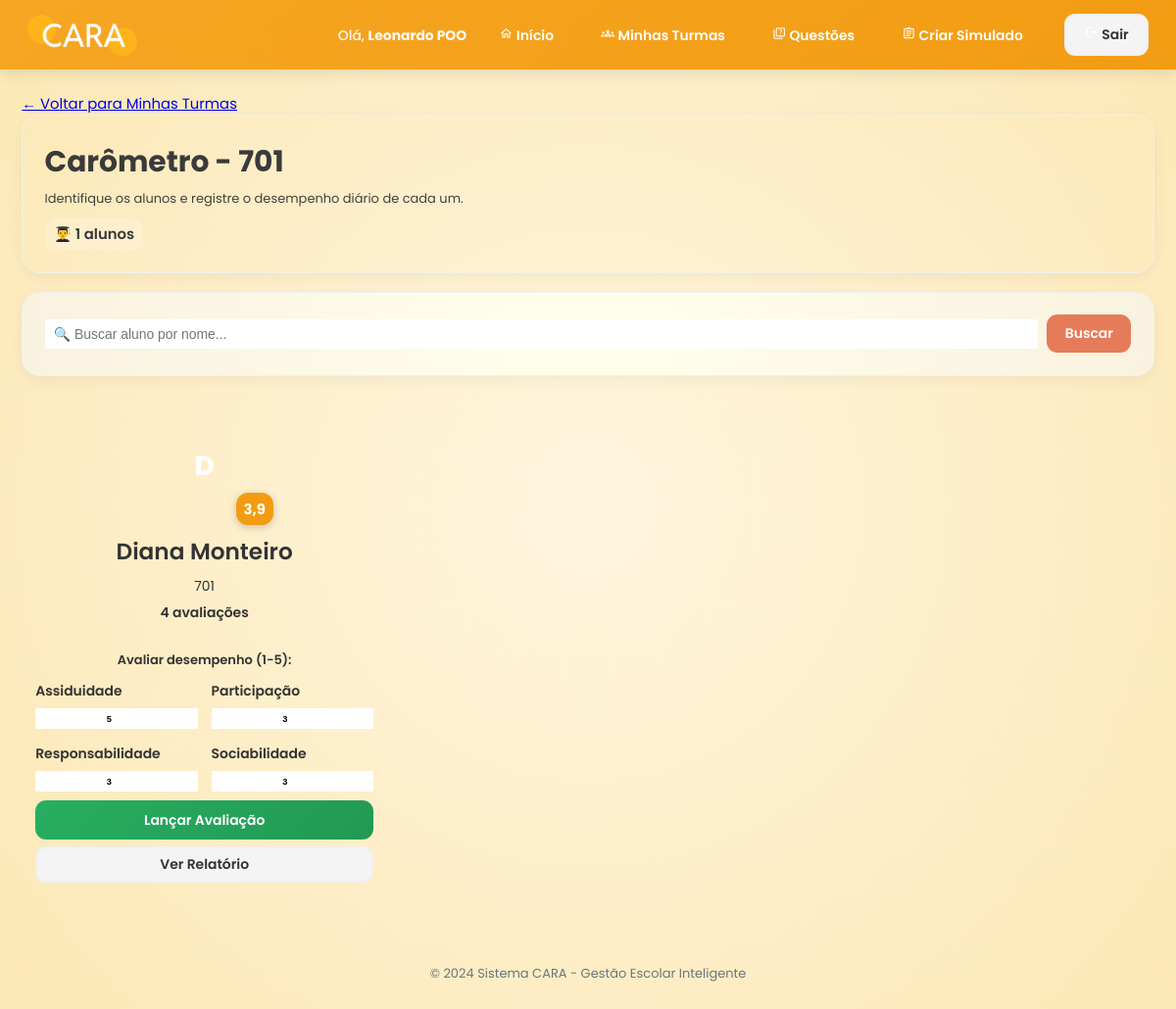
The page /turma/3/ (signed in) on the database as committed earlier.
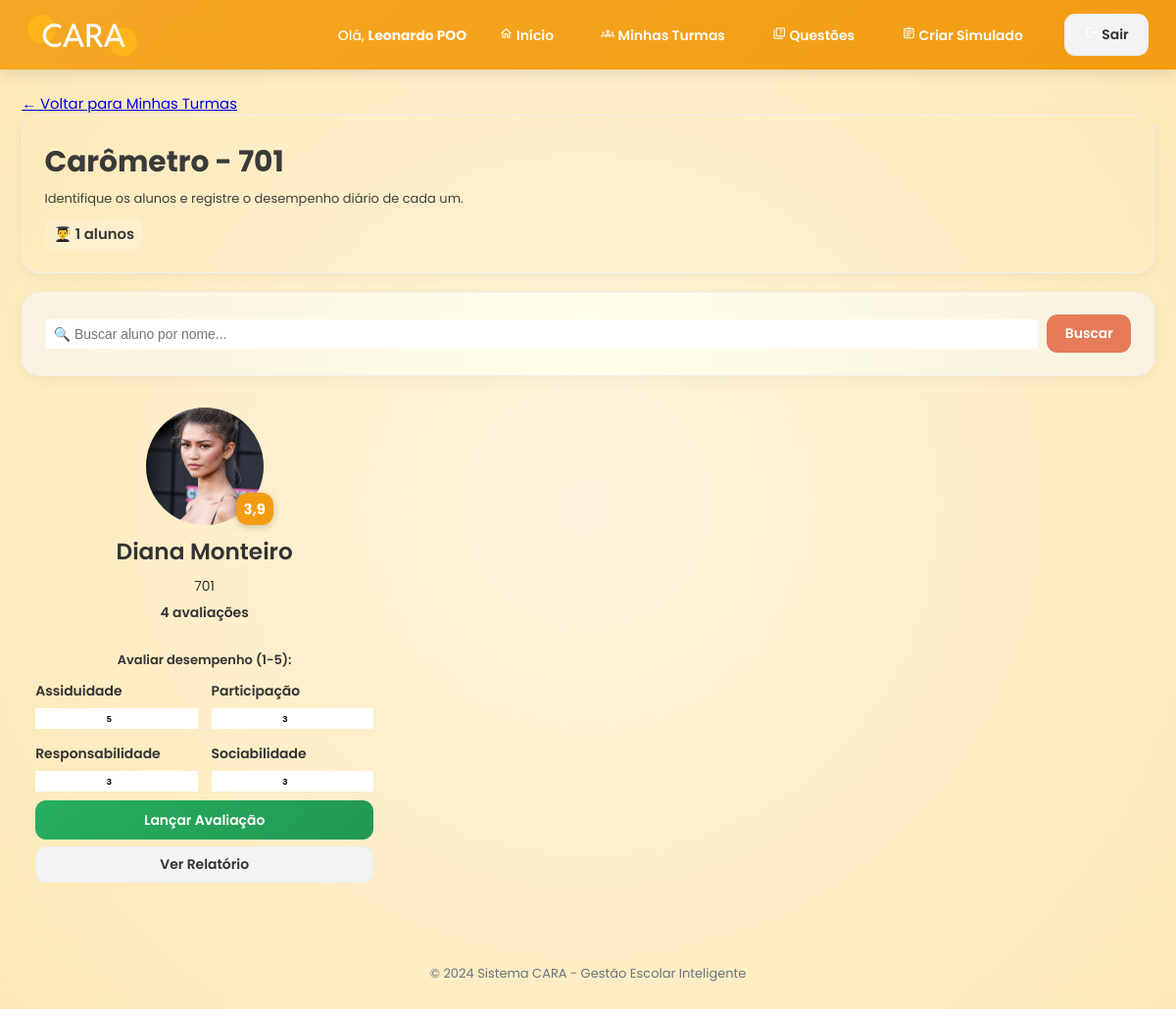
The same page on the database as committed later.
### escola/models.py (models this page shows, shortened)
class Aluno(models.Model):
    user = models.OneToOneField(User, on_delete=models.CASCADE, primary_key=True)
    foto = models.ImageField(upload_to='fotos_alunos/', blank=True, null=True)
    turma = models.ForeignKey(Turma, on_delete=models.SET_NULL, null=True, blank=True, related_name="alunos")
    matricula = models.CharField(max_length=20, unique=True, null=True, blank=True)

class Turma(models.Model):
    TURNOS = [
        ('M', 'Manhã'),
        ('T', 'Tarde'),
        ('N', 'Noite'),
    ]
    nome = models.CharField(max_length=100)
    serie = models.CharField(max_length=50, default='', blank=True)
    turno = models.CharField(max_length=1, choices=TURNOS, default='M', blank=True)
    sala = models.CharField(max_length=20, blank=True)

### escola/views.py (the view)
    def wrapper(request, *args, **kwargs):
        if not hasattr(request.user, 'professor'):
            return HttpResponseForbidden("Acesso negado")
        return view_func(request, *args, **kwargs)

### escola/models.py (called while the page is built)
    def calcular_media(self):
        return (self.assiduidade + self.participacao + self.responsabilidade + self.sociabilidade) / 4.0

### escola/views.py (called while the page is built)
def professor_required(view_func):
    def wrapper(request, *args, **kwargs):
        if not hasattr(request.user, 'professor'):
            return HttpResponseForbidden("Acesso negado")
        return view_func(request, *args, **kwargs)
    return wrapper

### escola/templates/professor/carometro.html (shortened to what the changed rows need)
{% extends 'base.html' %}
{% load static %}
{% block content %}
    <div class="carometro-header card">
        <div class="header-content">
            <h1>Carômetro - {{ turma.nome }}</h1>
        </div>
    </div>
    <div class="carometro-grid">
        {% for item in alunos_info %}
            <div class="aluno-card card">
                <div class="aluno-foto-container">
                    {% if item.aluno.foto %}
                        <img src="{{ item.aluno.foto.url }}" alt="Foto de {{ item.aluno.user.get_full_name }}">
                    {% else %}
                        <div class="foto-placeholder">{{ item.aluno.user.first_name|first }}</div>
                    {% endif %}
                    {% if item.media_geral > 0 %}
                        <div class="media-badge {% if item.media_geral >= 4 %}alta{% elif item.media_geral >= 3 %}media{% else %}baixa{% endif %}">
                            {{ item.media_geral|floatformat:1 }}
                        </div>
                    {% endif %}
                </div>
                <div class="aluno-info">
                    <h3>{{ item.aluno.user.get_full_name }}</h3>
                    <p class="turma-info">{{ item.aluno.turma.nome }}</p>
                    {% if item.total_avaliacoes > 0 %}
                        <p class="avaliacoes-count">{{ item.total_avaliacoes }} avaliações</p>
                    {% else %}
                        <p class="avaliacoes-count sem-avaliacoes">Sem avaliações</p>
                    {% endif %}
                </div>
                <form action="{% url 'registrar_avaliacao' item.aluno.pk %}" method="POST" class="form-avaliacao">
                    <p class="form-titulo">Avaliar desempenho (1-5):</p>
                    <div class="criterios-grid">
                        <div class="criterio-item">
                            <label for="assiduidade-{{item.aluno.pk}}">
                                Assiduidade
                            </label>
                            <input type="number"
                                   id="assiduidade-{{item.aluno.pk}}"
                                   name="assiduidade"
                                   min="1" max="5"
                                   value="5"
                                   required>
                        </div>
                        <div class="criterio-item">
                            <label for="participacao-{{item.aluno.pk}}">
                                Participação
                            </label>
                            <input type="number"
                                   id="participacao-{{item.aluno.pk}}"
                                   name="participacao"
                                   min="1" max="5"
                                   value="3"
                                   required>
                        </div>
                        <div class="criterio-item">
                            <label for="responsabilidade-{{item.aluno.pk}}">
                                Responsabilidade
                            </label>
                            <input type="number"
                                   id="responsabilidade-{{item.aluno.pk}}"
                                   name="responsabilidade"
                                   min="1" max="5"
                                   value="3"
                                   required>
                        </div>
                        <div class="criterio-item">
                            <label for="sociabilidade-{{item.aluno.pk}}">
                                Sociabilidade
                            </label>
                            <input type="number"
                                   id="sociabilidade-{{item.aluno.pk}}"
                                   name="sociabilidade"
                                   min="1" max="5"
                                   value="3"
                                   required>
                        </div>
                    </div>
                    <div class="card-actions">
                        <button type="submit" class="btn btn-primary btn-submit">Lançar Avaliação</button>
                        <a href="{% url 'relatorio_aluno' item.aluno.pk %}" class="btn btn-secondary btn-small">Ver Relatório</a>
                    </div>
                </form>
            </div>
        {% endfor %}
    </div>
{% endblock %}

Rows that differ between the two databases and show on the page:
changed Aluno "Diana Monteiro": aluno.foto: picture added
